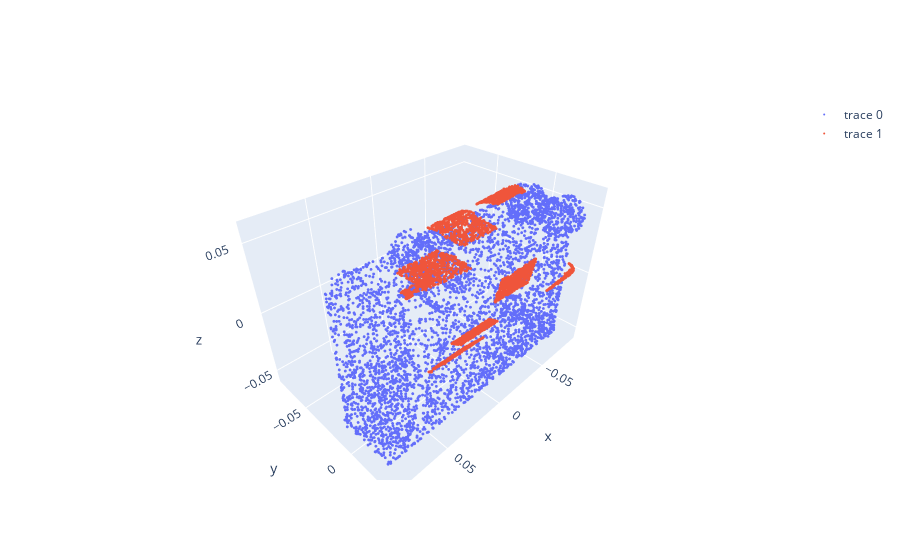

The notebook cell this image was saved under:
### Code cell
# Indexes of the object in touch_charts_dict
obj_indexes = np.unique(touch_charts_dict['obj_index'])

# Let's focus on the first object:
obj_index = obj_indexes[3]

# Load scaled and rotated pointcloud of the object
obj_path = os.path.join(os.path.dirname(objects.__file__), obj_index) 
mesh = utils_mesh.urdf_to_mesh(obj_path)
obj_pointcloud = utils_mesh.mesh_to_pointcloud(mesh, n_samples = 5000)
obj_pointcloud = utils_mesh.scale_pointcloud(obj_pointcloud, scale=0.1)
obj_pointcloud = utils_mesh.rotate_pointcloud(obj_pointcloud)

tc_indexes = np.where(touch_charts_dict['obj_index'] == obj_index)[0]

# If point cloud is stored in work frame: --------------------------
# tc_pointclouds_wrk = touch_charts_dict['pointclouds'][tc_indexes]
# pos_wrld_list = touch_charts_dict['pos_wrld_list'][tc_indexes]
# rot_M_wrld_list = touch_charts_dict['rot_M_wrld_list'][tc_indexes]
# rot_M_wrld_list = touch_charts_dict['rot_M_wrld_list'][tc_indexes]
# initial_pos = touch_charts_dict['initial_pos'][tc_indexes][0]
# tc_pointclouds_wrld = utils_mesh.translate_rotate_mesh(pos_wrld_list, rot_M_wrld_list, tc_pointclouds_wrk, initial_pos)
# ------------------------------------------------------------------

# If point cloud is stored in world frame --------------------------
tc_pointclouds_wrld = touch_charts_dict['pointclouds'][tc_indexes] - initial_pos
# ------------------------------------------------------------------

tc_x = tc_pointclouds_wrld[:, :, 0].ravel() 
tc_y = tc_pointclouds_wrld[:, :, 1].ravel()
tc_z = tc_pointclouds_wrld[:, :, 2].ravel() 

fig = go.Figure(
    [
        go.Scatter3d(x=obj_pointcloud[:, 0], y=obj_pointcloud[:, 1],z=obj_pointcloud[:, 2], 
                     mode='markers', marker=dict(size=1)),
        go.Scatter3d(x=tc_x, y=tc_y, z=tc_z, 
                     mode='markers', marker=dict(size=1))
    ]
)
fig.show()

### Figure 1 — Plotly figure (JSON) as saved in the notebook; plotly's stock layout.template omitted (floating-point values rounded to 4 significant figures; data arrays with more than 128 entries replaced by an {"elided": "..."} marker saying what was removed)
{"data": [{"marker": {"size": 1}, "mode": "markers", "type": "scatter3d", "x": {"elided": "5000 float values"}, "y": {"elided": "5000 float values"}, "z": {"elided": "5000 float values"}}, {"marker": {"size": 1}, "mode": "markers", "type": "scatter3d", "x": {"elided": "4000 float values"}, "y": {"elided": "4000 float values"}, "z": {"elided": "4000 float values"}}], "layout": {}}
